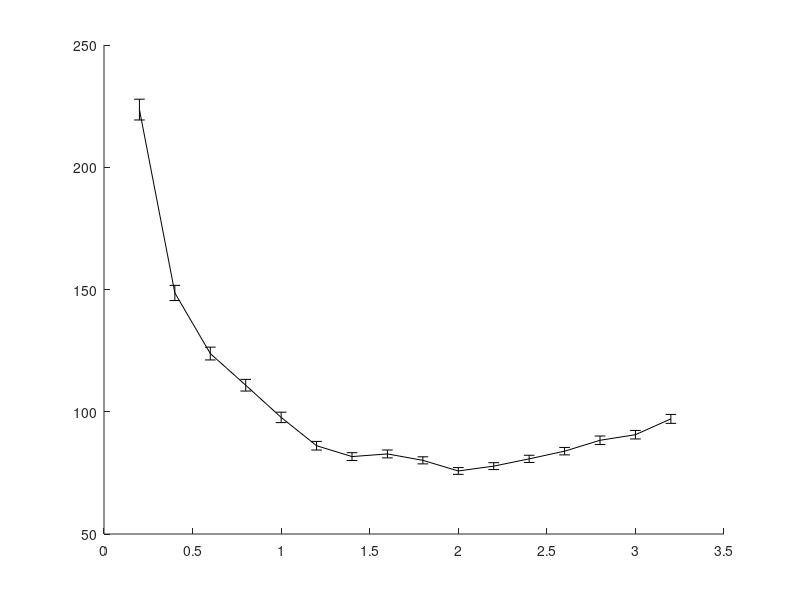

Source code (MATLAB): (Note: this script raises an error after producing the figure.)
% In this experiment I test the GD and PCS with the BiRRT planner while varying the step size
% are:
% Vector c_start = {1.6581, 0.17453, 0.17453, 0.17453, -0.034907, -0.17453, -0.17453, -0.5236, -0.69813, -0.5236, -0.87266, -0.17453, 0.087266, 0.34907, 0.17453, 0.17453, 0.17453, 0.18147, -0.80904, 2.4791};
% Vector c_goal = {-2.1293, 0.34907, 0.5236, 0.5236, 0.69813, 0.61087, 0.61087, -0.17453, -0.7854, -0.5236, -0.34907, 0.5236, 0.7854, 0.7854, 0.2618, 0.43633, -0.17453, -1.2474, 1.2172, 5.0836}; // 4 obs
% Last updated: 08/31/17

clear all
clc

%%
D1 = load('benchmark_BiRRT_PCS_obs_rangeB.txt'); 

D2 = load('benchmark_BiRRT_GD_obs_rangeB.txt'); 

%%
% PCS
rd = sort(unique(D1(:,1)));
for i = 1:length(rd)
    M = D1(D1(:,1)==rd(i), 2:end);
%     disp([i-1 rg(i)  size(M,1)])
    td(i) = mean(M(:,4))*1e3;
    td_ste(i) = 1e3*std(M(:,4))/sqrt(size(M,1));
    nodes_d(i) =  mean(M(:,10));
    trees_d(i) =  mean(M(:,11));
    tlc_d(i) = mean(M(:,12))*1e3;
end
%%
% GD
rg = sort(unique(D2(:,1)));
for i = 1:length(rg)
    M = D2(D2(:,1)==rg(i), 2:end);
%     disp([i-1 rg(i)  size(M,1)])
    tg(i) = mean(M(:,4))*1e3;
    tg_ste(i) = 1e3*std(M(:,4))/sqrt(size(M,1));
    nodes_g(i) =  mean(M(:,10));
    trees_g(i) =  mean(M(:,11));
    tlc_g(i) = mean(M(:,12))*1e3;
end

%%
disp(' ');
[tdmin, id] = min(td);
disp(['Minimum avg. runtime for PCS is ' num2str(tdmin) 'msec with d = ' num2str(rd(id)) ]);
[tgmin, ig] = min(tg);
disp(['Minimum avg. runtime for GD is ' num2str(tgmin) 'msec with d = ' num2str(rg(ig)) ]);

%%
h = figure(1);
clf
errorbar(rd,td,td_ste,'-k','linewidth',2);
hold on
errorbar(rg,tg,tg_ste,'--k','linewidth',2);
hold off
ylabel('mean runtime [msec]');
xlabel('max. local-connection distance');
legend('PCS','GD');
% xlim([0 6]);
xlim([0 max([rd; rg])]);

%%
D1 = D1(D1(:,1)==rd(id), 2:end);
verf = D1(:,1)==1;
suc = D1(:,2)==1;

disp('PCS - with optimized step size:');
disp(['Results of ' num2str(size(D1,1)) ' queries.']);
disp(['Percent of successful queries verified: ' num2str(sum(verf & suc)/sum(suc)*100) '%']);
disp(['Plan distance: ' num2str(D1(1,3)) ]);
disp(['Avg. runtime: ' num2str(mean(D1(:,4))*1e3)  ' +/- ' num2str(std(D1(:,4))/sqrt(size(D1,1))*1e3) ' msec ']);
disp(['Avg. nodes in path: ' num2str(floor(mean(D1(:,8)))) ]);
disp(['Avg. nodes in trees: ' num2str(floor(mean(D1(:,9)))) ]);
disp(['Avg. number of projections: ' num2str(floor(mean(D1(:,5)))) ]);

%%
D2 = D2(D2(:,1)==rg(ig), 2:end);
verf = D2(:,1)==1;
suc = D2(:,2)==1;

disp('GD - with optimized step size:');
disp(['Results of ' num2str(size(D2,1)) ' queries.']);
disp(['Percent of successful queries verified: ' num2str(sum(verf & suc)/sum(suc)*100) '%']);
disp(['Plan distance: ' num2str(D2(1,3)) ]);
disp(['Avg. runtime: ' num2str(mean(D2(:,4))*1e3)  ' +/- ' num2str(std(D2(:,4))/sqrt(size(D2,1))*1e3) ' msec ']);
disp(['Avg. nodes in path: ' num2str(floor(mean(D2(:,8)))) ]);
disp(['Avg. nodes in trees: ' num2str(floor(mean(D2(:,9)))) ]);
disp(['Avg. number of projections: ' num2str(floor(mean(D2(:,5)))) ]);

%%
% PCS
td = D1(:,4);
maxT = max(td);
T1 = linspace(0,maxT,100);
T1 = T1(2:end);
for i = 1:length(T1)
    sd = td < T1(i);
    md(i) = mean(td(sd));
    Md(i) = 1-sum(sd)/length(td);
end

%%
% GD
tg = D2(:,4);
maxT = max(tg);
T2 = linspace(0,maxT,100);
T2 = T2(2:end);
for i = 1:length(T2)
    sg = tg < T2(i);
    mg(i) = mean(tg(sg));
    Mg(i) = 1-sum(sg)/length(tg);
end
%%
h = figure(2);
clf
plot(T1,Md*100,'-k','linewidth',2);
hold on
plot(T2,Mg*100,'--k','linewidth',2);
hold off
xlabel('maximum runtime [sec]');
ylabel('failure rate [%]');
xlim([0 max([T1 T2])]);
legend('PCS','GD');
title('BiRRT');
% set(h, 'Position', [100, 100, 800, 400]);

%% 
disp(' ');
disp(['Speed-up t_{gd}/t_{pcs}: ' num2str(tgmin/tdmin) ]);
